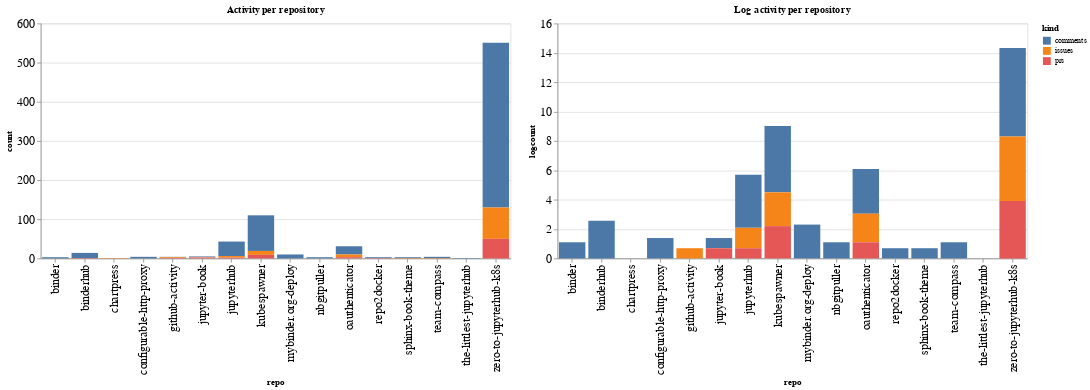

Notebook code cell kept with this figure:
### Code cell
ch1 = alt.Chart(repo_summaries, width=600, title="Activity per repository").mark_bar().encode(
    x='repo',
    y='count',
    color='kind',
    tooltip="kind"
)

ch2 = alt.Chart(repo_summaries, width=600, title="Log activity per repository").mark_bar().encode(
    x='repo',
    y='logcount',
    color='kind',
    tooltip="kind"
)

ch1 | ch2

### Figure 1 — Vega-Lite specification as saved in the notebook (floating-point values rounded to 4 significant figures)
{"config": {"axisLeft": {"labelFontSize": 15}, "axisBottom": {"labelFontSize": 15}}, "hconcat": [{"mark": "bar", "encoding": {"color": {"type": "nominal", "field": "kind"}, "tooltip": {"type": "nominal", "field": "kind"}, "x": {"type": "nominal", "field": "repo"}, "y": {"type": "quantitative", "field": "count"}}, "title": "Activity per repository", "width": 600}, {"mark": "bar", "encoding": {"color": {"type": "nominal", "field": "kind"}, "tooltip": {"type": "nominal", "field": "kind"}, "x": {"type": "nominal", "field": "repo"}, "y": {"type": "quantitative", "field": "logcount"}}, "title": "Log activity per repository", "width": 600}], "data": {"name": "data-d9b8ed2d814f530d8238e518d1308eab"}, "$schema": "https://vega.github.io/schema/vega-lite/v4.8.1.json", "datasets": {"data-d9b8ed2d814f530d8238e518d1308eab": [{"repo": "binder", "kind": "comments", "count": 3, "logcount": 1.099}, {"repo": "binderhub", "kind": "comments", "count": 13, "logcount": 2.565}, {"repo": "binderhub", "kind": "prs", "count": 1, "logcount": 0.0}, {"repo": "chartpress", "kind": "issues", "count": 1, "logcount": 0.0}, {"repo": "configurable-http-proxy", "kind": "comments", "count": 4, "logcount": 1.386}, {"repo": "github-activity", "kind": "comments", "count": 1, "logcount": 0.0}, {"repo": "github-activity", "kind": "issues", "count": 2, "logcount": 0.6931}, {"repo": "github-activity", "kind": "prs", "count": 1, "logcount": 0.0}, {"repo": "jupyter-book", "kind": "comments", "count": 2, "logcount": 0.6931}, {"repo": "jupyter-book", "kind": "issues", "count": 1, "logcount": 0.0}, {"repo": "jupyter-book", "kind": "prs", "count": 2, "logcount": 0.6931}, {"repo": "jupyterhub", "kind": "comments", "count": 37, "logcount": 3.611}, {"repo": "jupyterhub", "kind": "issues", "count": 4, "logcount": 1.386}, {"repo": "jupyterhub", "kind": "prs", "count": 2, "logcount": 0.6931}, {"repo": "kubespawner", "kind": "comments", "count": 91, "logcount": 4.511}, {"repo": "kubespawner", "kind": "issues", "count": 10, "logcount": 2.303}, {"repo": "kubespawner", "kind": "prs", "count": 9, "logcount": 2.197}, {"repo": "mybinder.org-deploy", "kind": "comments", "count": 10, "logcount": 2.303}, {"repo": "nbgitpuller", "kind": "comments", "count": 3, "logcount": 1.099}, {"repo": "oauthenticator", "kind": "comments", "count": 21, "logcount": 3.045}, {"repo": "oauthenticator", "kind": "issues", "count": 7, "logcount": 1.946}, {"repo": "oauthenticator", "kind": "prs", "count": 3, "logcount": 1.099}, {"repo": "repo2docker", "kind": "comments", "count": 2, "logcount": 0.6931}, {"repo": "repo2docker", "kind": "prs", "count": 1, "logcount": 0.0}, {"repo": "sphinx-book-theme", "kind": "comments", "count": 2, "logcount": 0.6931}, {"repo": "sphinx-book-theme", "kind": "issues", "count": 1, "logcount": 0.0}, {"repo": "team-compass", "kind": "comments", "count": 3, "logcount": 1.099}, {"repo": "team-compass", "kind": "issues", "count": 1, "logcount": 0.0}, {"repo": "the-littlest-jupyterhub", "kind": "comments", "count": 1, "logcount": 0.0}, {"repo": "zero-to-jupyterhub-k8s", "kind": "comments", "count": 421, "logcount": 6.043}, {"repo": "zero-to-jupyterhub-k8s", "kind": "issues", "count": 80, "logcount": 4.382}, {"repo": "zero-to-jupyterhub-k8s", "kind": "prs", "count": 50, "logcount": 3.912}]}}
